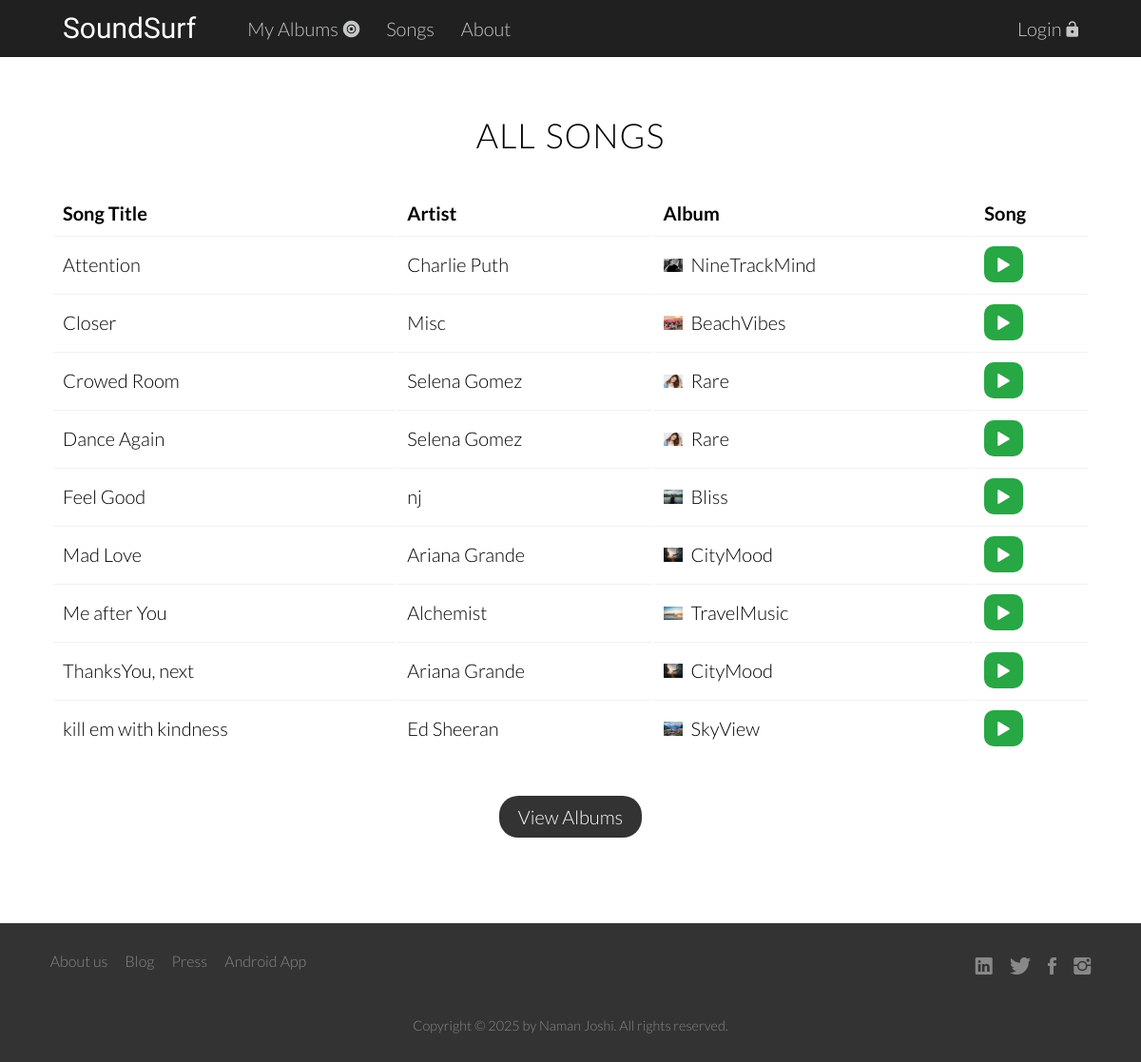
The app's page /all/songs/ with its own data.
### appmusic/models.py (models this page shows, shortened)
class Songs(models.Model):
    album = models.ForeignKey(Album, on_delete=models.CASCADE, related_name='songs')
    song_title = models.CharField(max_length = 100, unique=True)
    song = models.FileField(upload_to='songs')
    class Meta:
        verbose_name_plural = "Songs"

class Album(models.Model):
    author = models.ForeignKey(User, on_delete = models.CASCADE)
    album_name = models.CharField(max_length = 100, unique=True)
    slug = models.SlugField(max_length = 100, blank=True, null=True)
    album_artist = models.CharField(max_length = 100)
    genre = models.CharField(max_length = 100)
    cover_pic = models.ImageField(upload_to='album_covers')

### appmusic/views.py (the view)
# urls.py: path('all/<str:its_type>/', views.all_albums_songs, name='all_albums_songs'),
def all_albums_songs(request, its_type):
    if its_type == "songs":
        songs = Songs.objects.order_by('song_title')
        context = {'songs_list': songs, 'its_type':its_type}
        return render(request, 'appmusic/all_items.html', context)
    elif its_type == "albums":
        albums = Album.objects.order_by('album_name')
        context = {'albums': albums, 'its_type':its_type}
        return render(request, 'appmusic/all_items.html', context)
    else:
        raise Http404

### appmusic/templates/appmusic/all_items.html (shortened to what this page needs)
{% extends 'appmusic/base.html' %}
{% block body_block %}
  <section class="section-table container clearfix">
    {% if its_type == 'albums' %}
      <h2>All Albums</h2>
      {% include 'appmusic/all_albums_template.html' %}
      <div style="text-align:center"><a href="{% url 'all_albums_songs' 'songs' %}" class="btn btn-dark more-albums-btn">View Songs</a></div>
    {% elif its_type == 'songs' %}
      <h2>All Songs</h2>
      <table>
        <thead>
          <tr>
            <th>Song Title</th>
            <th>Artist</th>
            <th>Album</th>
            <th>Song</th>
          </tr>
        </thead>
        <tbody>
          {% for song_obj in songs_list %}
            <tr>
              <td>{{ song_obj.song_title }}</td>
              <td>{{ song_obj.album.album_artist }}</td>
              <td>
                <a href="#"><img src="{{ song_obj.album.cover_pic.url }}" class="album-song-pic" /></a>
                <a href="{% url 'album_detail' album_slug=song_obj.album.slug %}">{{ song_obj.album.album_name }}</a>
              </td>
              <td><a href="{{ song_obj.song.url }}" class="btn btn-success"><i class="ion-play"></i></a></td>
            </tr>
          {% endfor %}
        </tbody>
      </table>
      <div style="text-align:center"><a href="{% url 'all_albums_songs' 'albums' %}" class="btn btn-dark more-albums-btn">View Albums</a></div>
      {% endif %}
  </section>
{% endblock %}

### appmusic/static/css/style.css (style rules this page uses)
* { margin: 0; padding: 0; -webkit-box-sizing: border-box; box-sizing: border-box; }
html, body { font-family: 'Lato', 'Arial', sans-serif; font-size: 20px; font-weight: 300; text-rendering: optimizeLegibility; overflow-x: hidden; }
.clearfix { zoom:1 }
.clearfix:after { content: '.'; clear: both; display: block; height: 0; visibility: hidden; }
section { padding: 60px 0; }
.container { max-width: 1140px; margin: 0 auto; }
h2, h3 { font-weight: 300; text-transform: uppercase; letter-spacing: 1px; }
h2 { font-size: 180%; word-spacing: 2px; margin: 0 0 1em 0; text-align: center; }
.album-song-pic { width: 20px; max-height: 15px; margin-right: 5px; }
.btn { display: inline-block; text-decoration: none; padding: 0.35em 0.7em; border-radius: .5em; -webkit-transition: background-color .3s; transition: background-color .3s; }
.btn-success { color: #fff; background-color: #28a745; border-color: #28a745; border-radius: .5em; }
.btn-dark { color: #fff; background-color: #333; border-color: #333; }
.more-albums-btn { margin-top: 2em; padding: .5em 1em; border-radius: 1em; }
table { width: 100%; margin: 0 auto; }
td, th { text-align: left; padding: 10px; }
td a { color: #000; text-decoration: none; }
td { border-top: 1px solid #f1f1f1; }

### appmusic/static/css/queries.css (style rules this page uses)
@media only screen and (max-width: 1200px) { .container { padding-left: 2%; padding-right: 2%; } }

### records on screen
Songs: song_title "Attention", album.album_artist "Charlie Puth", album.cover_pic (picture), album.album_name "NineTrackMind"
Songs: song_title "Closer", album.album_artist "Misc", album.cover_pic (picture), album.album_name "BeachVibes"
Songs: song_title "Crowed Room", album.album_artist "Selena Gomez", album.cover_pic (picture), album.album_name "Rare"
Songs: song_title "Dance Again", album.album_artist "Selena Gomez", album.cover_pic (picture), album.album_name "Rare"
Songs: song_title "Feel Good", album.album_artist "nj", album.cover_pic (picture), album.album_name "Bliss"
Songs: song_title "Mad Love", album.album_artist "Ariana Grande", album.cover_pic (picture), album.album_name "CityMood"
Songs: song_title "Me after You", album.album_artist "Alchemist", album.cover_pic (picture), album.album_name "TravelMusic"
Songs: song_title "ThanksYou, next", album.album_artist "Ariana Grande", album.cover_pic (picture), album.album_name "CityMood"
Songs: song_title "kill em with kindness", album.album_artist "Ed Sheeran", album.cover_pic (picture), album.album_name "SkyView"
